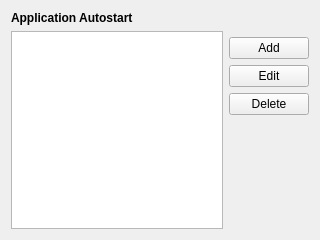
<?xml version="1.0" encoding="UTF-8"?>
<ui version="4.0">
 <class>AutoStartPage</class>
 <widget class="QWidget" name="AutoStartPage">
  <property name="geometry">
   <rect>
    <x>0</x>
    <y>0</y>
    <width>320</width>
    <height>240</height>
   </rect>
  </property>
  <layout class="QGridLayout" name="gridLayout_10">
   <item row="0" column="0">
    <widget class="QLabel" name="label">
     <property name="font">
      <font>
       <weight>75</weight>
       <bold>true</bold>
      </font>
     </property>
     <property name="text">
      <string>Application Autostart</string>
     </property>
    </widget>
   </item>
   <item row="1" column="0" rowspan="5">
    <widget class="QTreeView" name="autoStartView">
     <attribute name="headerVisible">
      <bool>false</bool>
     </attribute>
    </widget>
   </item>
   <item row="2" column="1">
    <widget class="QPushButton" name="addButton">
     <property name="text">
      <string>Add</string>
     </property>
    </widget>
   </item>
   <item row="3" column="1">
    <widget class="QPushButton" name="editButton">
     <property name="text">
      <string>Edit</string>
     </property>
    </widget>
   </item>
   <item row="4" column="1">
    <widget class="QPushButton" name="deleteButton">
     <property name="text">
      <string>Delete</string>
     </property>
    </widget>
   </item>
   <item row="5" column="1">
    <spacer name="verticalSpacer_1">
     <property name="orientation">
      <enum>Qt::Vertical</enum>
     </property>
     <property name="sizeHint" stdset="0">
      <size>
       <width>20</width>
       <height>40</height>
      </size>
     </property>
    </spacer>
   </item>
  </layout>
 </widget>
 <resources/>
 <connections/>
</ui>
